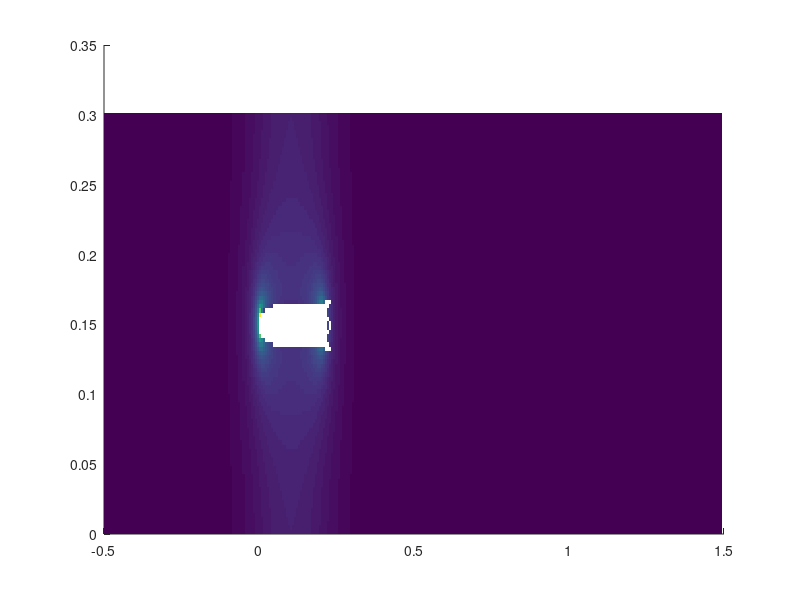

MATLAB code for this plot: (Note: this script raises an error after producing the figure.)
% plot Fig 6 bdfh

clear
close all
clc

load('Data_Fig6aceg.mat', 'u_all'); 
u_CFD = u_all; 

load('Data_Fig6bdfh.mat', 'x', 'y', 'u_all', 'v_all', 'ys0', 'xs_all', 'ys1_all', 'ys2_all');

%% tunnel parameters
L_fish = 0.035481891661866; % fish body length
D_tunnel = 0.0457; % m; tunnel diameter
L_tunnel = 0.15; % m; tunnel length

L_domain = 2*L_tunnel; % length of fluid domain
D_domain = D_tunnel;

x_head = L_tunnel/2; % location of the fish head;

%% all swim speed cases
U_all = [0.05, 0.1, 0.25, 0.5]; % m/s; all speeds
NU = length(U_all);

%% read all data
for IU = 1:NU
    U_swim = U_all(IU); % m/s; inlet speed
    
    u_opt = u_all(:, :, IU);
    v_opt = v_all(:, :, IU);
    xs = xs_all(IU, :);
    ys1 = ys1_all(IU, :);
    ys2 = ys2_all(IU, :);
    
    u_simul = u_CFD(:, :, IU);
    %% plot optimal solution
    uv_mag = sqrt(u_opt.^2 + v_opt.^2); % velocity magnitude
    
    %% plot optimal fitted velocity field
    Ix_mask = isnan(u_simul);
    uv_mag(Ix_mask) = nan;
    
    figure(70+IU);
    clf;
    hold on;
    pcolor((x-x_head)/L_tunnel, (y-ys0)/L_tunnel, uv_mag/U_swim);
    shading flat
    h1=streamslice((x-x_head)/L_tunnel, (y-ys0)/L_tunnel, u_opt/U_swim, v_opt/U_swim, 2, 'arrows');
    clr_str = [1,1,1];
    set( h1, 'Color', clr_str )
    set(h1, 'linewidth', 1)
    
    plot( ([xs(1), xs(end)]-x_head)/L_tunnel, ([ys1(1), ys1(end)]-ys0)/L_tunnel, 'k:')
    plot( ([xs(1), xs(end)]-x_head)/L_tunnel, ([ys2(1), ys2(end)]-ys0)/L_tunnel, 'k-')
    
    plot([-L_tunnel/2, 1.5*L_tunnel]/L_tunnel, [0, 0]/L_tunnel, 'k-' );
    plot([-L_tunnel/2, 1.5*L_tunnel]/L_tunnel, [D_domain, D_domain]/L_tunnel, 'k-' );
    
    xlabel('$x/L_t$','Interpreter','latex');
    ylabel('$y/L_t$','Interpreter','latex')
    
    colormap('jet');
    caxis([0, 0.5]); % limits for vel magnitude
    axis equal tight

end % for IU
